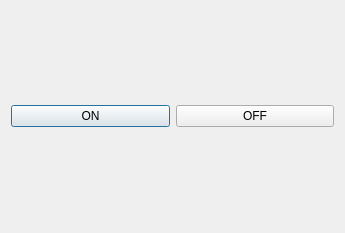
<?xml version="1.0" encoding="UTF-8"?>
<ui version="4.0">
 <class>AirOnOff</class>
 <widget class="QDialog" name="AirOnOff">
  <property name="geometry">
   <rect>
    <x>0</x>
    <y>0</y>
    <width>345</width>
    <height>233</height>
   </rect>
  </property>
  <property name="windowTitle">
   <string>Dialog</string>
  </property>
  <layout class="QHBoxLayout" name="horizontalLayout">
   <item>
    <widget class="QPushButton" name="on">
     <property name="text">
      <string>ON</string>
     </property>
    </widget>
   </item>
   <item>
    <widget class="QPushButton" name="off">
     <property name="text">
      <string>OFF</string>
     </property>
    </widget>
   </item>
  </layout>
 </widget>
 <resources/>
 <connections/>
</ui>
